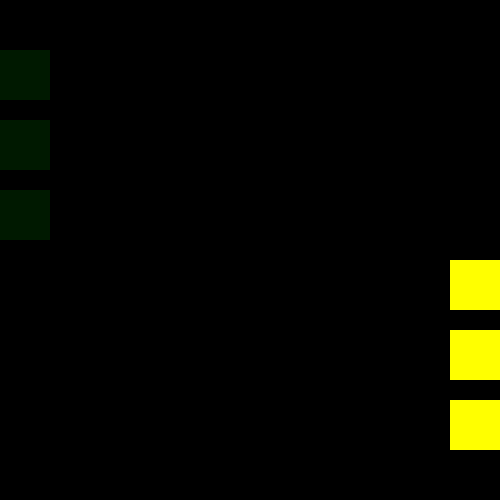
Frame 1 (no input)
Frame 60 (the mouse pressed at the canvas centre just before this capture): identical to frame 1, image omitted
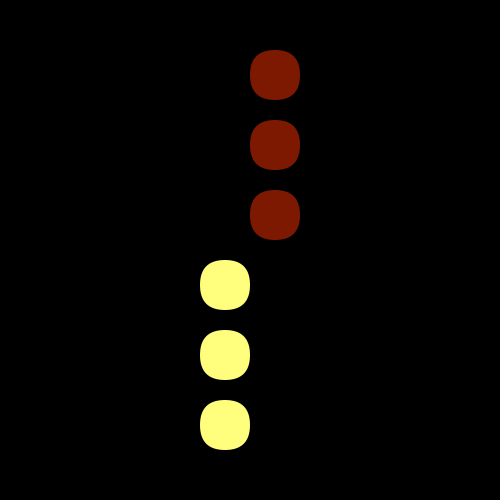
Frame 120 (the mouse held since frame 60 and released just before this capture)

The Processing sketch that drew these frames (run headless with seeded random() and noise(); from frame 60 on, the mouse is pressed at the canvas centre):

// Processing sketch: processing_144510
// ── processing_144510.pde

void setup()
{ 
size (500,500);
}

void draw()
{
background(0);
 
pushMatrix();
  noStroke();
  fill(mouseX/2,25,0);
  translate(0,50);
    rect(mouseX,0,50,50, mouseX);
    rect(mouseX,70,50, 50, mouseX);
    rect(mouseX,140,50, 50, mouseX);
  translate(450,0);
    fill(255,255,mouseX/2);
    rect(-mouseX,210,50, 50, mouseX);
    rect(-mouseX,280,50, 50, mouseX);
    rect(-mouseX,350,50, 50, mouseX);
popMatrix();

pushMatrix();
translate(0,0);
fill(0);
rect(220, 50, 10,50);
rect(240, 50, 10,50);
rect(280, 400, 10,50);
rect(300, 120, 10, 50);
rect(320, 120, 10, 50);
rect(100, 190, 10, 50);
rect(120, 190, 10, 50);
rect(100, 330, 10, 50);
rect(120, 330, 10, 50);
rect(180, 260, 10, 50);
rect(300, 260, 10, 50);
popMatrix();
}
